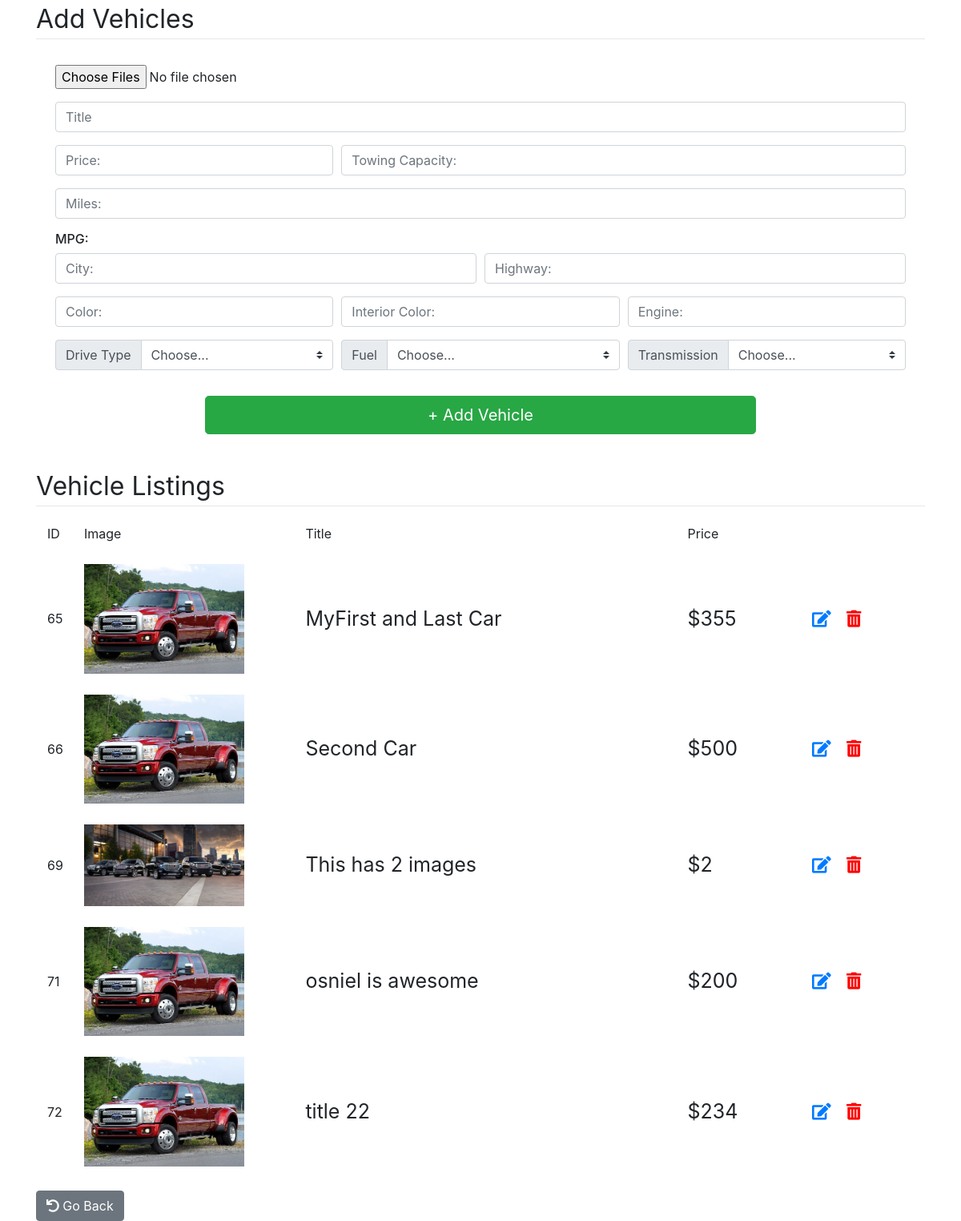
The app's page /admin/index.php with its own data.
### tables this page shows
CREATE TABLE `trucks` (
  `id` int(10) NOT NULL,
  `image` varchar(255) DEFAULT NULL,
  `truck_name` varchar(255) DEFAULT NULL,
  `price` decimal(9,2) DEFAULT NULL,
  `towing_capacity` decimal(9,2) DEFAULT NULL,
  `miles` decimal(9,2) DEFAULT NULL,
  `mpg_city` decimal(9,2) DEFAULT NULL,
  `mpg_highway` decimal(9,2) DEFAULT NULL,
  `color` varchar(255) DEFAULT NULL,
  `int_color` varchar(255) DEFAULT NULL,
  `engine` varchar(255) DEFAULT NULL,
  `drive_type` varchar(255) DEFAULT NULL,
  `fuel` varchar(255) DEFAULT NULL,
  `transmission` varchar(255) DEFAULT NULL
);

### admin/index.php (the view, shortened to what this page needs)
<?php
	$link = mysqli_connect("localhost", "root", "", "Trucks");
?>
<!DOCTYPE html>
<html>
<head>
	<link rel="stylesheet" href="https://use.fontawesome.com/releases/v5.3.1/css/all.css">
    <link rel="stylesheet" href="https://stackpath.bootstrapcdn.com/bootstrap/4.1.3/css/bootstrap.min.css">
</head>
<body>
	<div class="container">
       	<legend style="font-size:2rem;border-bottom: 1pt solid #e7e7e7;"> Add Vehicles </legend>
        <fieldset>
		<form id="addcarform" action="" method="POST" enctype="multipart/form-data" >
			<div class="col-lg-12 p-4">
					<div class="form-group">
						<input placeholder="Image:" type="file" class="form-control-file" name="image[]" multiple="multiple" id="image"/>
					</div>
					<div class=" form-group">
					    <input placeholder="Title" type="text" class="form-control" name="name" id="name">
					</div>
					<div class="form-row">
						<div class="col-md-4 mb-3">
								<input placeholder="Price:" class="form-control" id="price" type="number" name="price">
							</div>
							<div class="col-md-8 mb-3">
								<input placeholder="Towing Capacity:" class="form-control" type="number" id="TowingCap" name="TowingCap">
							</div>
						</div>
					<div class=" form-group">
						<input placeholder="Miles:" type="number" class="form-control" name="miles" id="miles">
					</div>
					<h6>MPG:</h6>
					<div class="form-row">
						<div class="col-md-6 mb-3">
							<input placeholder="City:" class="form-control " id="city" type="number" name="city">
						</div>
						<div class="col-md-6 mb-3">
							<input placeholder="Highway:" class="form-control " type="number" id="highway" name="highway">
						</div>
					</div>
					<div class="form-row">
						<div class="col-md-4 mb-3">
							<input placeholder="Color:" class="form-control " id="color" type="text" name="color">
						</div>
						<div class="col-md-4 mb-3">
						   <input placeholder="Interior Color:" class="form-control " id="int_color" type="text" name="int_color">
						</div>
						<div class="col-md-4 mb-3">
						   <input placeholder="Engine:" class="form-control " id="engine" type="text" name="engine">
						</div>
					</div>
					<div class="form-row">
						<div class="col-md-4 input-group mb-3">
							<div class="input-group-prepend">
								<label class="input-group-text" for="drive_type">Drive Type</label>
						  </div>
						  <select class="custom-select" name="drive_type" id="drive_type">
						  	<option selected>Choose...</option>
						  </select>
						</div>
						<div class="col-md-4 input-group mb-3">
							<div class="input-group-prepend">
								<label class="input-group-text" for="fuel">Fuel</label>
							</div>
							<select class="custom-select" name="fuel" id="fuel">
								<option selected>Choose...</option>
							</select>
						</div>
						<div class="col-md-4 input-group mb-3">
							<div class="input-group-prepend">
								<label class="input-group-text" for="transmission">Transmission</label>
							</div>
							<select class="custom-select" name="transmission" id="transmission">
								<option selected>Choose...</option>
							</select>
						</div>
					</div>
					<div class="col-md-12 my-3 submitbtn">
						<input class="btn btn-success btn-lg btn-block col-8 mx-auto" role="button" type="submit" placeholder="+ Add Vehicle" value="+ Add Vehicle" id="insert" name="insert">
					</div>
					<div class="col-md-12">
<?php
$sqll = "SELECT id, image, truck_name, price, towing_capacity, miles, mpg_city, mpg_highway, color, int_color, engine, drive_type, fuel, transmission FROM Trucks";
$result = $link->query($sqll);
?>
		</fieldset>
       	<legend style="font-size:2rem;border-bottom: 1pt solid #e7e7e7;"> Vehicle Listings </legend>
        <fieldset>
<table class="table table-borderless">
	<tbody>
	  	<tr>
			<td>ID</td>
			<td>Image</td>
			<td>Title</td>
			<td>Price</td>
		</tr>
<?php
if($result->num_rows>0){
	while($row = $result->fetch_assoc()){
$searchString = ',';
$whatIWant = $row['image'];
if( strpos($whatIWant, $searchString) !== false ) {
     $whatIWant = substr($row['image'], strpos($row['image'], ",") + 1);
 }else{
 	$whatIWant = $row['image'];
 }
echo '<tr class="click" onClick="productlink('.$row['id'].')"><td style="width: 4%;" scope="row">'.$row['id'].'</td><td style="width: 25%;" >';
if( strpos($whatIWant, $searchString) !== false ) {
$carimgs=explode(",",$whatIWant);
echo '<img width="200px" height="auto" src="pictures/'. $carimgs[array_rand($carimgs)] . '" alt="Card image cap">';
 }else{
	echo '<img width="200px" height="auto" src="pictures/'.$whatIWant. '" alt="Card image cap">';
 }
      echo '</td><td><span style="font-size:25px;">'.$row['truck_name'].'</span></td>
      <td><span style="font-size:25px;">$'.number_format($row['price']).'</span></td>
      <td><a style="font-size:21px; margin-right:15px;" href="productedit/?id='.$row['id'].'" ><i class="fas fa-edit"></i></a>
      <i style="color:red; font-size:21px; cursor:pointer;" onClick="deleteme('.$row['id'].')" class="fas fa-trash-alt"></i></td>
    </tr>';
	}
}
 ?>
</tbody>
</table>
	<a role="button" class="btn btn-secondary " href="/Trucks"><i class="fas fa-undo"></i> Go Back</a>
</div>
</body>
</html>

### admin/index.php (style rules this page uses)
tr.click { padding: 1rem 0.8rem; transition: all .3s ease; margin: 3rem 0; border-radius: 1rem; }
.click td { vertical-align: middle; }
table { border-collapse: separate; }

### records on screen
trucks: id "65", image (picture), truck_name "MyFirst and Last Car", price "355"
trucks: id "66", image (picture), truck_name "Second Car", price "500"
trucks: id "69", shows a picture, truck_name "This has 2 images", price "2"
trucks: id "71", image (picture), truck_name "osniel is awesome", price "200"
trucks: id "72", image (picture), truck_name "title 22", price "234"
